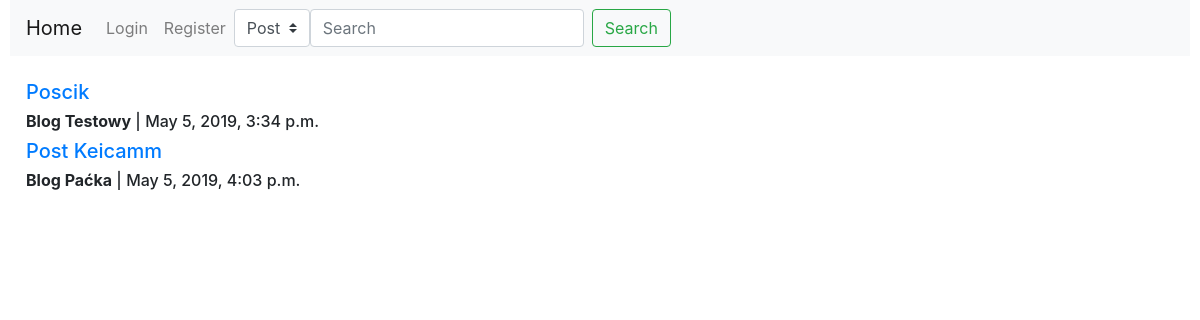
The page / on the database its author committed.
### Blog/models.py (models this page shows)
class Post(models.Model):
    IDPost=models.IntegerField(primary_key=True)
    Tytul=models.CharField(max_length=128)
    Tresc=models.TextField()
    Data=models.DateTimeField(default=timezone.now)
    IDBlog=models.ForeignKey(Blog,on_delete=models.CASCADE)
    Haslo=models.CharField(max_length=8,blank=True)
    Obraz=models.ImageField(upload_to='Obrazki',blank=True)

class Blog(models.Model):
    IDBlog=models.IntegerField(primary_key=True)
    Nazwa=models.CharField(max_length=128)
    IDAutor=models.ForeignKey(User,on_delete=models.CASCADE)

### Blog/views.py (the view)
# urls.py: path('',views.home,name='home'),
def home(request):
    posts = models.Post.objects.all()
    return render(request,"Blog/home.html",{'posts': posts})

### Blog/templates/Blog/home.html (shortened to what this page needs)
{%extends "Blog/base.html"%}
{%block content%}
{%for post in posts%}
<div class="media">
        <div class="media-body">
          <a class="nav-item" href="#"><h5 class="mt-0">{{post.Tytul}}</h5></a>
          <h6 class='mt-0'><strong>{{post.IDBlog.Nazwa}}</strong> | {{post.Data}}</h6>
        </div>
      </div>
{%endfor%}
{%endblock content%}

### rows shown on the page
Post: Tytul "Poscik", IDBlog.Nazwa "Blog Testowy", Data "May 5, 2019, 3:34 p.m."
Post: Tytul "Post Keicamm", IDBlog.Nazwa "Blog Paćka", Data "May 5, 2019, 4:03 p.m."
